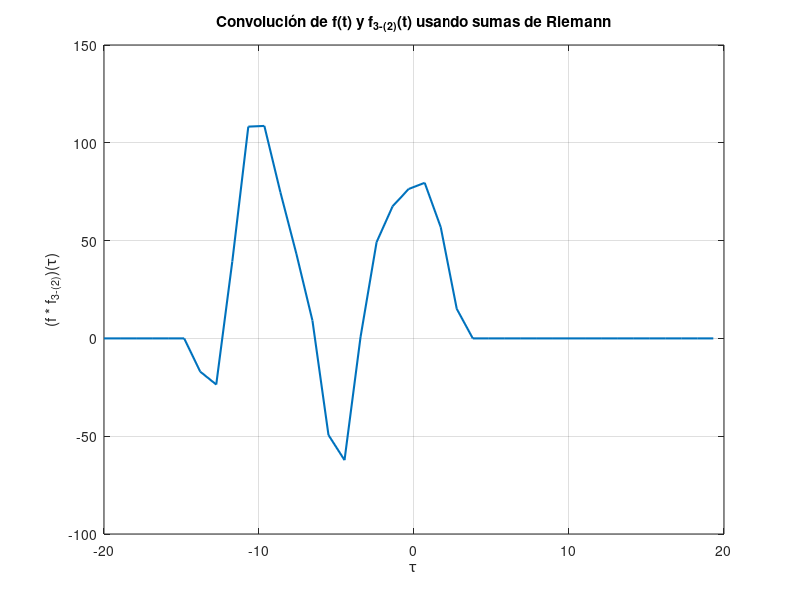

This figure's MATLAB source:
% CONVOLUCION NUMERICA ENTRE f(t) Y f_{3-(2)}(t)
% ===============================================

% 1. Definicion del dominio temporal
t = linspace(-10, 20, 30);
dt = t(2) - t(1);
tau = -max(t):dt:max(t);

% 2. Definicion de f(t)
f = zeros(size(t));
f(t > -5 & t <= -3) = 2 - 3*t(t > -5 & t <= -3);
f(t > -3 & t <= 2)  = 1.5*t(t > -3 & t <= 2) - 4;
f(t > 2  & t <= 4)  = 4*t(t > 2  & t <= 4);

% 3. Definicion de f_{3-(2)}(t)
f32 = zeros(size(t));
f32(t > 0.5  & t <= 5.5) = t(t > 0.5 & t <= 5.5)/5 + 29/10;
f32(t > 5.5  & t <= 7.5) = -t(t > 5.5 & t <= 7.5)/2 + 27/4;
f32(t > 7.5  & t <= 9)   = -4*t(t > 7.5 & t <= 9)/3 + 10;
f32(t > 9    & t <= 9.5) = 4*t(t > 9   & t <= 9.5) - 38;

% 4. Calculo de la convolucion via sumas de Riemann
conv_result = zeros(size(tau));
for k = 1:length(tau)
    shifted_f32 = interp1(t, f32, t - tau(k), 'linear', 0); % f_{3-(2)}(t - tau)
    conv_result(k) = sum(f .* shifted_f32) * dt;
end

% 5. Graficar resultado
figure;
plot(tau, conv_result, 'LineWidth', 1.5);
xlabel('\tau');
ylabel('(f * f_{3-(2)})(\tau)');
title('Convolución de f(t) y f_{3-(2)}(t) usando sumas de Riemann');
grid on;
